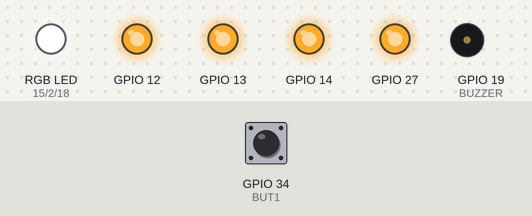
A sketch run on a simulated ESP32. Shown: an RGB LED mixed from three pins (HIGH = lit), output pins drawn as LEDs (lit = HIGH), buzzer (waves = sounding, pin HIGH). Inputs (shaded band) come from the test bench; at power-on: GPIO 34 (BUT1) LOW. What the sketch prints to the serial monitor is not drawn.

Above: at 1.2 s.
1.3 s: GPIO 34 (BUT1) pulled HIGH for 0.15 s
At 2.8 s:
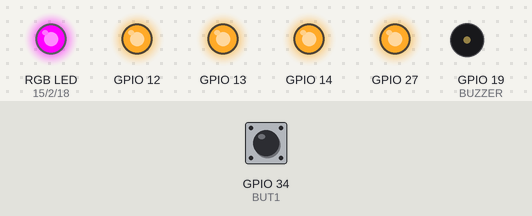
Timing chart, 0 to 4.3 s (numbered marks = the images above; inputs shaded):
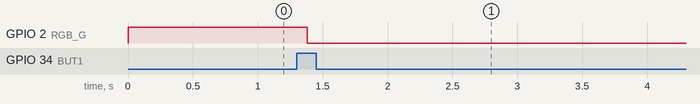

Measured:
- after the input at 1.3 s, GPIO 2 (RGB_G): HIGH → LOW after 0.08 s

The sketch:

Ardu8_35_DXL_Encoder.ino
```cpp
/*
  Робототехнический контроллер «Кибернетический»: энкодеры и путь

  Печатает показания энкодеров обоих моторов (регистр 32) в монитор порта (115200).
  BUT1 — проехать вперёд N оборотов колеса и остановиться.
  Сначала определите TICKS_PER_REV опытом: поверните колесо рукой на 10 оборотов,
  посмотрите, на сколько изменилось число, и разделите на 10.
  Левый мотор — в разъём 1 (модуль ID 71, M1), правый — в разъём 3 (модуль ID 72, M1).

  Плата в Arduino IDE: ESP32 Wrover Module. Кабель USB-C — в НИЖНИЙ разъём (ESP32).
  DIP3 = ON, DIP4 = OFF. Вкладка dxl.h — функции обмена по шине.
  Для вращения моторов нужно питание XT60/DC и выключатель в положении ON.
*/
#include "dxl.h"

// ---------- Светодиоды, кнопки и пищалка ESP32 ----------
// Светодиоды горят от LOW. Слева направо на плате: LED4, LED3, LED2, LED1.
const int LED1 = 27, LED2 = 14, LED3 = 12, LED4 = 13;
const int RGB_R = 15, RGB_G = 2, RGB_B = 18;
// Кнопки дают HIGH при нажатии. Слева направо на плате: BUT4, BUT3, BUT2, BUT1.
const int BUT1 = 34, BUT2 = 35, BUT3 = 25, BUT4 = 26;
const int BUZZER = 19;

void setRGB(bool r, bool g, bool b) {
  digitalWrite(RGB_R, r ? LOW : HIGH);
  digitalWrite(RGB_G, g ? LOW : HIGH);
  digitalWrite(RGB_B, b ? LOW : HIGH);
}

void boardBegin() {
  int leds[] = {LED1, LED2, LED3, LED4, RGB_R, RGB_G, RGB_B};
  for (int p : leds) { pinMode(p, OUTPUT); digitalWrite(p, HIGH); }  // всё погасить
  int buttons[] = {BUT1, BUT2, BUT3, BUT4};
  for (int p : buttons) pinMode(p, INPUT);
  pinMode(BUZZER, OUTPUT);
}

const uint8_t LEFT_ID = 71, RIGHT_ID = 72;
const uint8_t REG_POWER = 28, REG_ENCODER = 32;
const int TICKS_PER_REV = 360;    // тиков на оборот колеса — замените своим числом
const int REVOLUTIONS = 3;        // сколько оборотов проехать

int16_t readLeft() {
  int16_t v = 0;
  dxlRead16(LEFT_ID, REG_ENCODER, v);
  return v;
}

void setup() {
  boardBegin();
  Serial.begin(115200);
  dxlBegin();
}

void loop() {
  int16_t left = 0, right = 0;
  dxlRead16(LEFT_ID, REG_ENCODER, left);
  dxlRead16(RIGHT_ID, REG_ENCODER, right);
  Serial.print("left:"); Serial.print(left);
  Serial.print(" right:"); Serial.println(right);

  if (digitalRead(BUT1) == HIGH) {
    int16_t start = readLeft();
    int16_t target = REVOLUTIONS * TICKS_PER_REV;
    dxlWrite16(LEFT_ID, REG_POWER, 400);
    dxlWrite16(RIGHT_ID, REG_POWER, 400);
    setRGB(false, true, false);
    // Разница int16_t правильно считается даже при переполнении счётчика
    while (abs((int16_t)(readLeft() - start)) < target) delay(5);
    dxlWrite16(LEFT_ID, REG_POWER, 0);
    dxlWrite16(RIGHT_ID, REG_POWER, 0);
    setRGB(false, false, false);
  }
  delay(100);
}
```

dxl.h
```cpp
// dxl.h — обмен с модулями моторов по шине DXL (протокол Dynamixel 1.0) для ESP32.
// Эту вкладку менять не нужно. Шина: Serial2, RX = IO33, TX = IO32, 57600 бод.
// Условия: DIP3 = ON, DIP4 = OFF. Для вращения моторов нужно питание XT60/DC.
#pragma once
#include <Arduino.h>

static HardwareSerial &dxl = Serial2;
static uint8_t dxlTx[16];
static uint8_t dxlTxLen = 0;

inline void dxlBegin() {
  dxl.begin(57600, SERIAL_8N1, 33, 32);
}

// Отправить пакет FF FF ID LEN INST PARAMS… CHK
inline void dxlSend(uint8_t id, uint8_t inst, const uint8_t *params, uint8_t n) {
  uint8_t i = 0, sum = id + (n + 2) + inst;
  dxlTx[i++] = 0xFF; dxlTx[i++] = 0xFF;
  dxlTx[i++] = id;   dxlTx[i++] = n + 2;  dxlTx[i++] = inst;
  for (uint8_t k = 0; k < n; k++) { dxlTx[i++] = params[k]; sum += params[k]; }
  dxlTx[i++] = ~sum;                     // контрольная сумма
  dxlTxLen = i;
  while (dxl.available()) dxl.read();    // очистить приёмник
  dxl.write(dxlTx, dxlTxLen);
  dxl.flush();
}

inline int dxlByte(uint32_t deadline) {
  while (!dxl.available()) {
    if ((int32_t)(millis() - deadline) > 0) return -1;
  }
  return dxl.read();
}

// Принять ответ модуля. Возвращает число байт данных или -1 при ошибке.
// Шина однопроводная, поэтому сначала может прийти эхо нашего пакета — его пропускаем.
inline int dxlReceive(uint8_t id, uint8_t *data, uint8_t maxData, uint32_t timeoutMs) {
  uint32_t deadline = millis() + timeoutMs;
  for (int attempt = 0; attempt < 2; attempt++) {
    uint8_t pkt[32]; uint8_t p = 0;
    int prev = -1, c;
    while (true) {                       // ищем заголовок FF FF
      c = dxlByte(deadline);
      if (c < 0) return -1;
      if (prev == 0xFF && c == 0xFF) break;
      prev = c;
    }
    pkt[p++] = 0xFF; pkt[p++] = 0xFF;
    int rid;
    do { rid = dxlByte(deadline); } while (rid == 0xFF);
    int len = dxlByte(deadline);
    if (rid < 0 || len < 2 || len > 28) return -1;
    pkt[p++] = rid; pkt[p++] = len;
    for (int k = 0; k < len; k++) {
      c = dxlByte(deadline);
      if (c < 0) return -1;
      pkt[p++] = c;
    }
    if (p == dxlTxLen && memcmp(pkt, dxlTx, p) == 0) continue;   // это эхо
    uint8_t sum = 0;
    for (uint8_t k = 2; k < p - 1; k++) sum += pkt[k];
    if ((uint8_t)~sum != pkt[p - 1] || rid != id) return -1;
    int n = len - 2;
    if (n > maxData) n = maxData;
    memcpy(data, &pkt[5], n);
    return n;
  }
  return -1;
}

// PING: ответил ли модуль
inline bool dxlPing(uint8_t id) {
  uint8_t d[1];
  dxlSend(id, 1, nullptr, 0);
  return dxlReceive(id, d, 0, 10) >= 0;
}

// Прочитать 2-байтовый регистр (число со знаком)
inline bool dxlRead16(uint8_t id, uint8_t reg, int16_t &value) {
  uint8_t prm[2] = {reg, 2}, d[2];
  dxlSend(id, 2, prm, 2);
  if (dxlReceive(id, d, 2, 20) != 2) return false;
  value = (int16_t)(d[0] | (d[1] << 8));   // младший байт первым
  return true;
}

// Записать 2-байтовый регистр
inline bool dxlWrite16(uint8_t id, uint8_t reg, int16_t value) {
  uint8_t prm[3] = {reg, (uint8_t)(value & 0xFF), (uint8_t)((uint16_t)value >> 8)}, d[1];
  dxlSend(id, 3, prm, 3);
  return dxlReceive(id, d, 0, 20) >= 0;
}

// Записать 1-байтовый регистр
inline bool dxlWrite8(uint8_t id, uint8_t reg, uint8_t value) {
  uint8_t prm[2] = {reg, value}, d[1];
  dxlSend(id, 3, prm, 2);
  return dxlReceive(id, d, 0, 20) >= 0;
}
```
